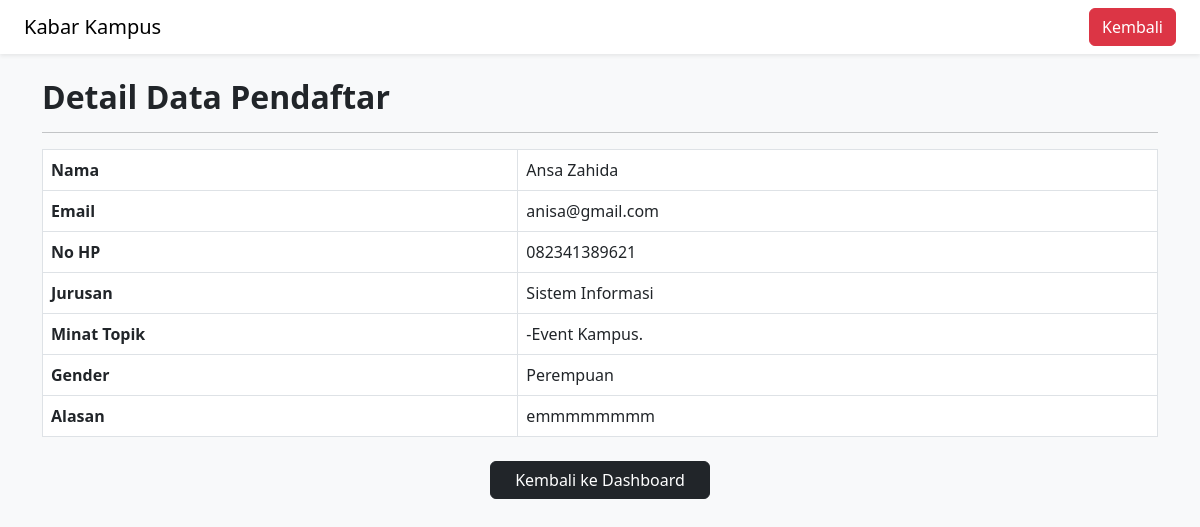
Screenshot of /detail.php?id=1 with the database file from the repository.
### tables this page shows
CREATE TABLE `pendaftar` (
  `id` int(11) NOT NULL,
  `nama` varchar(100) NOT NULL,
  `email` varchar(100) NOT NULL,
  `no_hp` varchar(100) NOT NULL,
  `password` varchar(255) NOT NULL,
  `jurusan` varchar(100) NOT NULL,
  `minat_topik` varchar(255) NOT NULL,
  `gender` varchar(100) NOT NULL,
  `alasan` text NOT NULL,
  `created_at` datetime DEFAULT current_timestamp()
);

### detail.php (the view, shortened to what this page needs)
<?php
require 'koneksi.php';
$id = $_GET['id'];
$data = mysqli_query($koneksi, "SELECT * FROM pendaftar WHERE id = $id");
$row = mysqli_fetch_assoc($data);
?>
<!DOCTYPE html>
<html lang="id">
<head>
    <link href="https://cdn.jsdelivr.net/npm/bootstrap@5.3.0/dist/css/bootstrap.min.css" rel="stylesheet">
</head>
<body style="background:#f8f9fa;">
<nav class="navbar navbar-light bg-white shadow-sm px-4 mb-4">
    <span class="navbar-brand mb-0 h4">Kabar Kampus</span>
    <a href="index.php" class="btn btn-danger">Kembali</a>
</nav>
<div class="container">
    <h2 class="fw-bold mb-3">Detail Data Pendaftar</h2>
    <hr>
    <table class="table table-bordered bg-white">
        <tr><th>Nama</th><td><?= $row['nama']; ?></td></tr>
        <tr><th>Email</th><td><?= $row['email']; ?></td></tr>
        <tr><th>No HP</th><td><?= $row['no_hp']; ?></td></tr>
        <tr><th>Jurusan</th><td><?= $row['jurusan']; ?></td></tr>
        <tr><th>Minat Topik</th>
            <td>
                <?= ($row['minat_topik'] != "" && $row['minat_topik'] != "-") ? $row['minat_topik']."." : "-"; ?>
            </td>
        </tr>
        <tr><th>Gender</th><td><?= $row['gender']; ?></td></tr>
        <tr><th>Alasan</th><td><?= $row['alasan']; ?></td></tr>
    </table>
    <div class="text-center mt-4">
      <a href="index.php" class="btn btn-dark px-4">Kembali ke Dashboard</a>
    </div>
  </div>
</body>
</html>

### rows the page displays
pendaftar: nama "Ansa Zahida", email "anisa@gmail.com", no_hp "082341389621", jurusan "Sistem Informasi", minat_topik "-Event Kampus", gender "Perempuan", alasan "emmmmmmmm"
